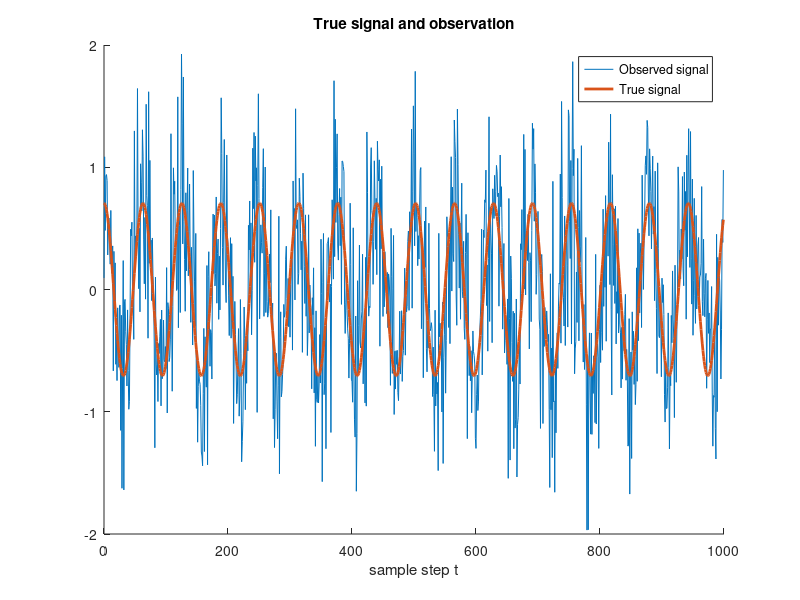
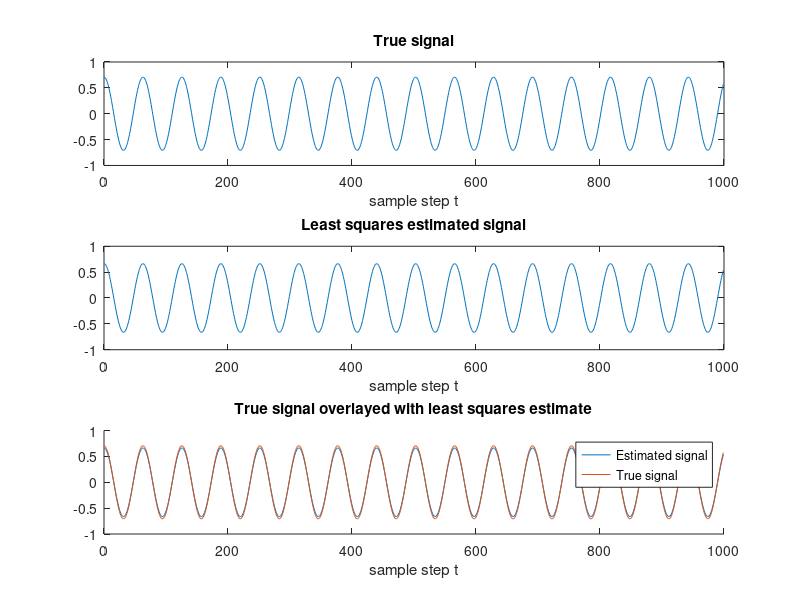

Recreate these plots in MATLAB, in order.
rng(0)                 % For reproducibility

% Given parameters
A_true = 1 / sqrt(2);  % True amplitude
xi_true = 0.1;         % Angular frequency
phi_true = pi / 2;     % Phase shift
lambda_var = 0.25;     % Variance of the noise
N = 1000;              % Number of samples

% Generating the true signal
t = 0:(N-1);           % Discrete time steps
s = A_true * sin(xi_true * t + phi_true);

% Generating the observed signal with noise               
e =  sqrt(lambda_var).*randn(1,N);
y = s + e;

% Plot zone
figure(1)
hold on
plot(t,y)
plot(t,s,'LineWidth',2)
legend('Observed signal', 'True signal')
title('True signal and observation')
xlabel('sample step t')
print('./homework_2_comparison_1', '-dpng')

% ----- Least Squares Estimation ------

% Datamatris
A = [sin(t*xi_true); 
     cos(t*xi_true)];

% Get the x_1 and x_2
x = pinv(A')*y';

% Amplitude from the x
A_hat = sqrt(x(1).^2 + x(2).^2)

% Phase-shift from the x
phi_hat = atan2(x(2), x(1))
 
% Estimated signal
y_hat = A_hat * sin(xi_true * t + phi_hat);

total_error = sum((y_hat - s).^2)

figure(2)
subplot(3,1,1)
plot(t,s)
title('True signal')
xlabel('sample step t')

subplot(3,1,2)
plot(t,y_hat)
title('Least squares estimated signal')
xlabel('sample step t')

subplot(3,1,3)
hold on
plot(t,y_hat)
plot(t,s)
legend('Estimated signal', 'True signal')
title('True signal overlayed with least squares estimate')
xlabel('sample step t')

print('./homework_2_comparison_2', '-dpng')

